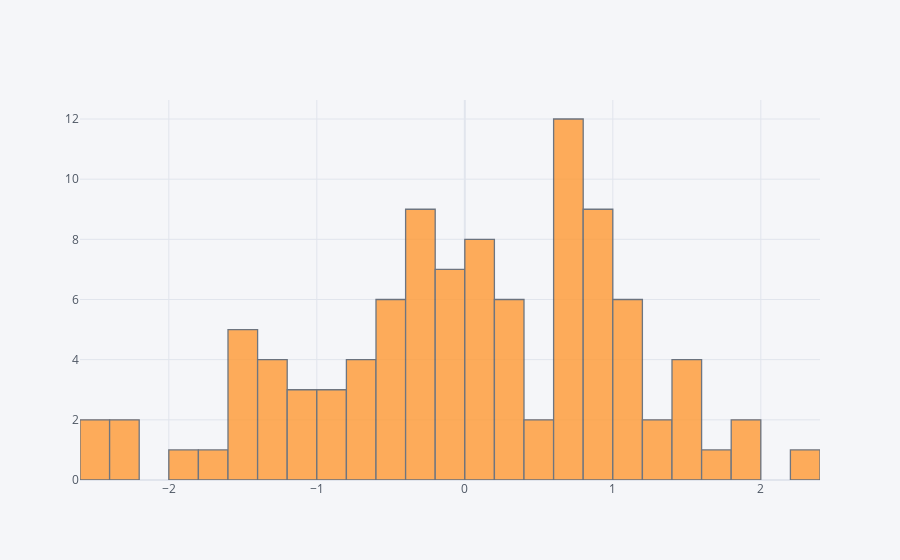

Notebook cell for this chart:
### Markdown cell above
## histogram

### Code cell
df['A'].iplot(kind='hist',bins=25)

### Figure 1 — Plotly figure (JSON) as saved in the notebook; plotly's stock layout.template omitted (floating-point values rounded to 4 significant figures)
{"data": [{"histfunc": "count", "histnorm": "", "marker": {"color": "rgba(255, 153, 51, 1.0)", "line": {"color": "#4D5663", "width": 1.3}}, "name": "A", "nbinsx": 25, "opacity": 0.8, "orientation": "v", "type": "histogram", "x": [1.423, 0.7517, -0.0407, 0.8495, 0.7978, -2.424, -1.258, -0.1553, -0.4531, -2.278, 0.1332, 0.3999, -0.149, 1.193, 0.7838, -0.1386, 0.7665, -0.1455, -0.408, 1.071, -0.6423, 0.04988, 1.801, -1.47, 2.211, -0.3839, -0.8484, -0.4234, 0.897, -0.4631, -1.541, -0.2201, 1.263, -0.8599, 0.762, 0.6064, -0.5021, -0.4042, 0.6379, -0.3248, -1.355, 0.8189, -0.7136, 1.453, 0.1244, 0.3438, 0.367, -0.7087, -1.258, 0.1293, -0.316, 0.6409, 1.195, -1.554, -0.3181, -0.2623, -2.525, 0.03022, 0.8783, 0.06805, -0.78, 0.3059, -1.528, -1.246, 0.8709, -2.278, -0.9611, 0.7481, -1.133, -0.2149, 0.2633, 1.944, 0.6633, -0.3397, -1.001, 1.034, -0.1345, -1.838, 0.4862, 0.01912, 1.438, 1.002, 0.6177, 0.2238, -0.3793, 1.564, -1.48, 1.073, -1.099, 0.6134, -1.707, 1.275, 0.4014, 0.8653, -0.01942, 0.9808, 1.602, 0.1346, 0.9626, 0.9938]}], "layout": {"barmode": "overlay", "legend": {"bgcolor": "#F5F6F9", "font": {"color": "#4D5663"}}, "paper_bgcolor": "#F5F6F9", "plot_bgcolor": "#F5F6F9", "title": {"font": {"color": "#4D5663"}}, "xaxis": {"gridcolor": "#E1E5ED", "showgrid": true, "tickfont": {"color": "#4D5663"}, "title": {"font": {"color": "#4D5663"}, "text": ""}, "zerolinecolor": "#E1E5ED"}, "yaxis": {"gridcolor": "#E1E5ED", "showgrid": true, "tickfont": {"color": "#4D5663"}, "title": {"font": {"color": "#4D5663"}, "text": ""}, "zerolinecolor": "#E1E5ED"}}}
